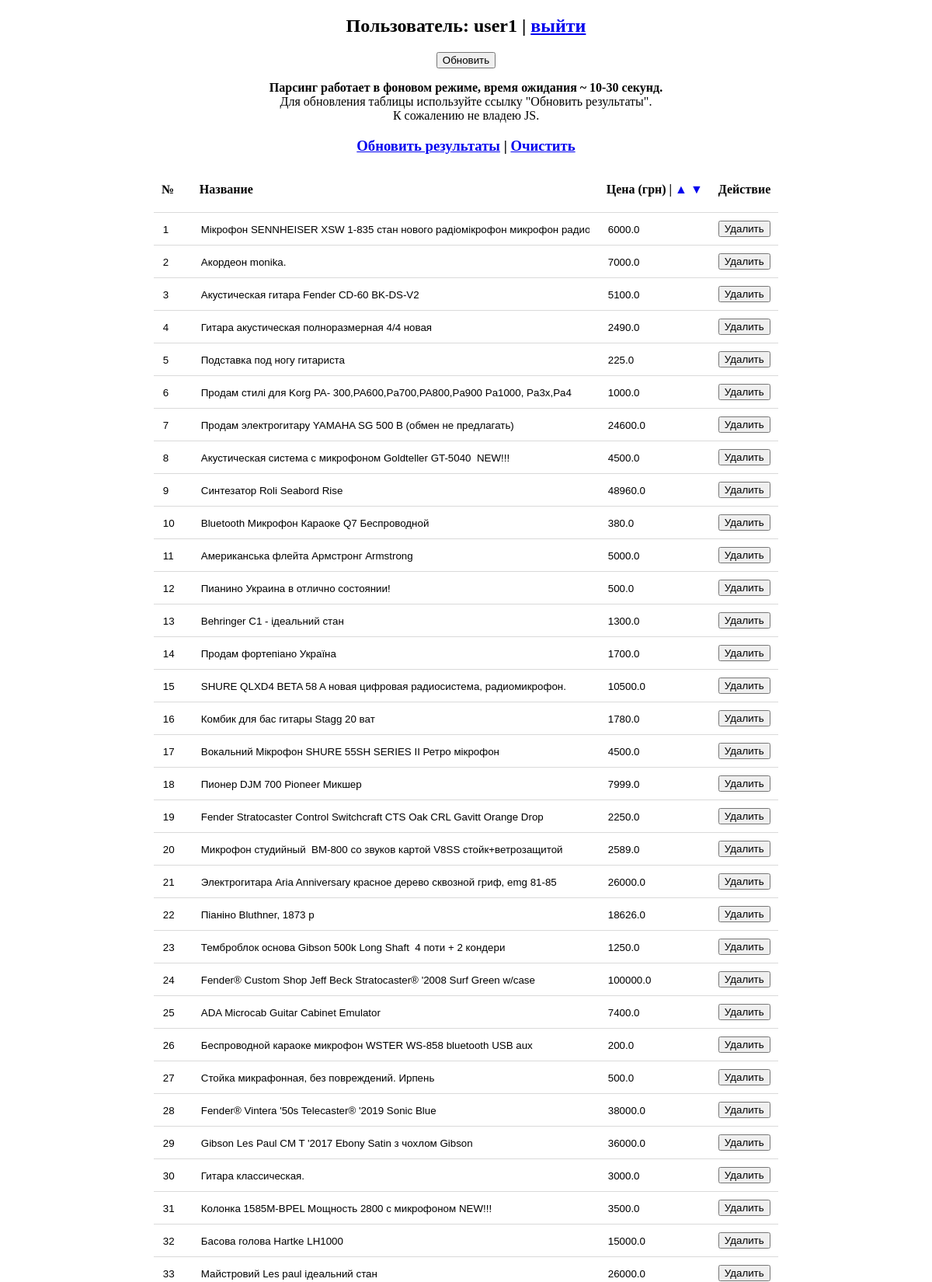
The page / (signed in, upper part) on the database its author committed.
### main.py (models this page shows, shortened)
class Users(db.Model):
    id = db.Column(db.Integer, primary_key=True)
    login = db.Column(db.String(100), nullable=False)
    password = db.Column(db.String(255), nullable=False)
    access_level = db.Column(db.Integer, nullable=False)

class Advertisements(db.Model):
    id = db.Column(db.Integer, primary_key=True)
    title = db.Column(db.String(100), nullable=False)
    price = db.Column(db.Float, nullable=False)
    photo = db.Column(db.String(255), nullable=False)
    seller_name = db.Column(db.String(255), nullable=False)

### main.py (the view, shortened to what this page needs)
@app.route('/', methods=['GET', 'POST'])
def index():
    try:
        user_id = session['user_id']
    except:
        return redirect(url_for('login'))
    user = Users.query.get(user_id)
    if user.access_level == 1:
        goal = 100
        estimate_time = 10
    elif user.access_level == 2:
        goal = 200
        estimate_time = 20
    elif user.access_level == 3:
        goal = 300
        estimate_time = 30
    else:
        goal = 0
    if request.args.get('user') == 'logout':
        del session['user_id']
        return redirect(url_for('login'))
    advertisements = Advertisements.query.order_by(Advertisements.id.asc()).limit(goal).all()
    if request.args.get('sort') == 'price_down':
        advertisements.sort(key=lambda x: x.price, reverse=True)
    if request.args.get('sort') == 'price_up':
        advertisements.sort(key=lambda x: x.price, reverse=False)
    data = {
        'user_id': user_id,
        'user_login': Users.query.get(user_id).login,
        'user_access_level': Users.query.get(user_id).access_level,
        'advertisements': advertisements,
        'estimate_time': estimate_time,
    }
    return render_template('main.html', data=data)

### templates/main.html (shortened to what this page needs)
{% extends 'base.html' %}
{% block content %}
    <h2>Пользователь: {{ data['user_login'] }} | <a href="?user=logout">выйти</a></h2>
    <form method="post">
        <input type="submit" name="action" value="Обновить">
        <p><b>Парсинг работает в фоновом режиме, время ожидания ~ 10-30 секунд.</b><br>
        Для обновления таблицы используйте ссылку "Обновить результаты".<br>
        К сожалению не владею JS.
        </p>
    </form>
    <h3><a href="/">Обновить результаты</a> | <a href="?data=clear">Очистить</a></h3>
    <br>
    {% if data['advertisements'] | length > 0 %}
        <table>
            <thead>
                <tr>
                    <th>№</th>
                    <th>Название</th>
                    <th>Цена (грн) | <a href="?sort=price_up">▲</a> <a href="?sort=price_down">▼</a></th>
                    <th>Действие</th>
                </tr>
            </thead>
            <tbody>
                {% for adv in data['advertisements'] %}
                    <tr>
                        <form method="post">
                            <td class="id">
                                <input type="text" name="id" value="{{ adv.id }}">
                            </td>
                            <td class="title">
                                <input type="text" name="title" value="{{ adv.title }}" readonly>
                            </td>
                            <td class="price">
                                <input type="text" name="price" value="{{ adv.price }}" readonly>
                            </td>
                            <td>
                                <input type="submit" name="action" value="Удалить">
                            </td>
                        </form>
                    </tr>
                {% endfor %}
            </tbody>
        </table>
    {% endif %}
{% endblock content %}

### templates/base.html (shortened to what this page needs)
<!DOCTYPE html>
<html lang="en">
<head>
</head>
<body>
    <center>
        {% block content %}
        {% endblock content %}
    </center>
</body>
</html>

### templates/base.html (style rules this page uses)
table { border-collapse: collapse; }
th { padding: 0 10px 20px 10px; text-align: left; }
tr { border-bottom: 1px solid #72727243; }
td { padding: 10px; }
td.title input { width: 500px; }
td.price input { width: 100px; }
.title input, .price input, .seller_name input, .id input { border: none; }
.id input { width: 25px; }
th a { text-decoration: none; }

### rows shown on the page
Users: user_login "user1"
Advertisements: id "1", title "Мікрофон SENNHEISER XSW 1-835 стан нового радіомікрофон микрофон радио", price "6000.0"
Advertisements: id "2", title "Акордеон monika.", price "7000.0"
Advertisements: id "3", title "Акустическая гитара Fender CD-60 BK-DS-V2", price "5100.0"
Advertisements: id "4", title "Гитара акустическая полноразмерная 4/4 новая", price "2490.0"
Advertisements: id "5", title "Подставка под ногу гитариста", price "225.0"
Advertisements: id "6", title "Продам стилі для Korg PA- 300,PA600,Pa700,PA800,Pa900 Pa1000, Pa3x,Pa4", price "1000.0"
Advertisements: id "7", title "Продам электрогитару YAMAHA SG 500 B (обмен не предлагать)", price "24600.0"
Advertisements: id "8", title "Акустическая система с микрофоном Goldteller GT-5040 NEW!!!", price "4500.0"
Advertisements: id "9", title "Синтезатор Roli Seabord Rise", price "48960.0"
Advertisements: id "10", title "Bluetooth Микрофон Караоке Q7 Беспроводной", price "380.0"
Advertisements: id "11", title "Американська флейта Армстронг Armstrong", price "5000.0"
Advertisements: id "12", title "Пианино Украина в отлично состоянии!", price "500.0"
Advertisements: id "13", title "Behringer C1 - ідеальний стан", price "1300.0"
Advertisements: id "14", title "Продам фортепіано Україна", price "1700.0"
Advertisements: id "15", title "SHURE QLXD4 BETA 58 A новая цифровая радиосистема, радиомикрофон.", price "10500.0"
Advertisements: id "16", title "Комбик для бас гитары Stagg 20 ват", price "1780.0"
Advertisements: id "17", title "Вокальний Мікрофон SHURE 55SH SERIES II Ретро мікрофон", price "4500.0"
Advertisements: id "18", title "Пионер DJM 700 Pioneer Микшер", price "7999.0"
Advertisements: id "19", title "Fender Stratocaster Control Switchcraft CTS Oak CRL Gavitt Orange Drop", price "2250.0"
Advertisements: id "20", title "Микрофон студийный BM-800 со звуков картой V8SS стойк+ветрозащитой", price "2589.0"
Advertisements: id "21", title "Электрогитара Aria Anniversary красное дерево сквозной гриф, emg 81-85", price "26000.0"
Advertisements: id "22", title "Піаніно Bluthner, 1873 р", price "18626.0"
Advertisements: id "23", title "Темброблок основа Gibson 500k Long Shaft 4 поти + 2 кондери", price "1250.0"
Advertisements: id "24", title "Fender® Custom Shop Jeff Beck Stratocaster® '2008 Surf Green w/case", price "100000.0"
Advertisements: id "25", title "ADA Microcab Guitar Cabinet Emulator", price "7400.0"
Advertisements: id "26", title "Беспроводной караоке микрофон WSTER WS-858 bluetooth USB aux", price "200.0"
Advertisements: id "27", title "Стойка микрафонная, без повреждений. Ирпень", price "500.0"
Advertisements: id "28", title "Fender® Vintera '50s Telecaster® '2019 Sonic Blue", price "38000.0"
Advertisements: id "29", title "Gibson Les Paul CM T '2017 Ebony Satin з чохлом Gibson", price "36000.0"
Advertisements: id "30", title "Гитара классическая.", price "3000.0"
Advertisements: id "31", title "Колонка 1585M-BPEL Мощность 2800 с микрофоном NEW!!!", price "3500.0"
Advertisements: id "32", title "Басова голова Hartke LH1000", price "15000.0"
Advertisements: id "33", title "Майстровий Les paul ідеальний стан", price "26000.0"
